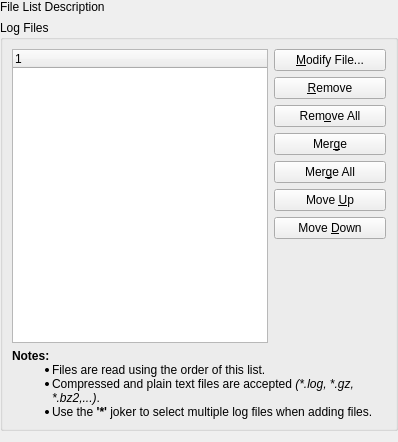
<ui version="4.0" >
 <class>MultipleFileListBase</class>
 <widget class="QWidget" name="MultipleFileListBase" >
  <property name="geometry" >
   <rect>
    <x>0</x>
    <y>0</y>
    <width>398</width>
    <height>442</height>
   </rect>
  </property>
  <property name="baseSize" >
   <size>
    <width>200</width>
    <height>400</height>
   </size>
  </property>
  <layout class="QVBoxLayout" >
   <property name="leftMargin" >
    <number>0</number>
   </property>
   <property name="topMargin" >
    <number>0</number>
   </property>
   <property name="rightMargin" >
    <number>0</number>
   </property>
   <item>
    <widget class="QLabel" name="description" >
     <property name="text" >
      <string>File List Description</string>
     </property>
     <property name="alignment" >
      <set>Qt::AlignJustify|Qt::AlignVCenter</set>
     </property>
     <property name="wordWrap" >
      <bool>true</bool>
     </property>
    </widget>
   </item>
   <item>
    <widget class="QGroupBox" name="filesBox" >
     <property name="title" >
      <string>Log Files</string>
     </property>
     <layout class="QGridLayout" >
      <item row="0" column="0" colspan="2" >
       <widget class="QTreeWidget" name="fileList" >
        <property name="contextMenuPolicy" >
         <enum>Qt::ActionsContextMenu</enum>
        </property>
        <property name="rootIsDecorated" >
         <bool>false</bool>
        </property>
        <property name="itemsExpandable" >
         <bool>false</bool>
        </property>
        <column>
         <property name="text" >
          <string>1</string>
         </property>
        </column>
       </widget>
      </item>
      <item row="0" column="2" >
       <layout class="QVBoxLayout" >
        <item>
         <widget class="QPushButton" name="modify" >
          <property name="text" >
           <string>&amp;Modify File...</string>
          </property>
         </widget>
        </item>
        <item>
         <widget class="QPushButton" name="remove" >
          <property name="toolTip" >
           <string>&lt;html>&lt;head>&lt;meta name="qrichtext" content="1" />&lt;style type="text/css">
p, li { white-space: pre-wrap; }
&lt;/style>&lt;/head>&lt;body style=" font-family:'Sans Serif'; font-size:9pt; font-weight:400; font-style:normal;">
&lt;p style=" margin-top:0px; margin-bottom:0px; margin-left:0px; margin-right:0px; -qt-block-indent:0; text-indent:0px;">Delete the current file(s)&lt;/p>&lt;/body>&lt;/html></string>
          </property>
          <property name="whatsThis" >
           <string>&lt;html>&lt;head>&lt;meta name="qrichtext" content="1" />&lt;style type="text/css">
p, li { white-space: pre-wrap; }
&lt;/style>&lt;/head>&lt;body style=" font-family:'Sans Serif'; font-size:9pt; font-weight:400; font-style:normal;">
&lt;p style=" margin-top:0px; margin-bottom:0px; margin-left:0px; margin-right:0px; -qt-block-indent:0; text-indent:0px;">Deletes the selected files of the list.&lt;/p>&lt;/body>&lt;/html></string>
          </property>
          <property name="text" >
           <string>&amp;Remove</string>
          </property>
         </widget>
        </item>
        <item>
         <widget class="QPushButton" name="removeAll" >
          <property name="toolTip" >
           <string>&lt;html>&lt;head>&lt;meta name="qrichtext" content="1" />&lt;style type="text/css">
p, li { white-space: pre-wrap; }
&lt;/style>&lt;/head>&lt;body style=" font-family:'Sans Serif'; font-size:9pt; font-weight:400; font-style:normal;">
&lt;p style=" margin-top:0px; margin-bottom:0px; margin-left:0px; margin-right:0px; -qt-block-indent:0; text-indent:0px;">Remove all files&lt;/p>&lt;/body>&lt;/html></string>
          </property>
          <property name="whatsThis" >
           <string>&lt;html>&lt;head>&lt;meta name="qrichtext" content="1" />&lt;style type="text/css">
p, li { white-space: pre-wrap; }
&lt;/style>&lt;/head>&lt;body style=" font-family:'Sans Serif'; font-size:9pt; font-weight:400; font-style:normal;">
&lt;p style=" margin-top:0px; margin-bottom:0px; margin-left:0px; margin-right:0px; -qt-block-indent:0; text-indent:0px;">Remove all files of the list, even if they are not selected.&lt;/p>&lt;/body>&lt;/html></string>
          </property>
          <property name="text" >
           <string>Rem&amp;ove All</string>
          </property>
         </widget>
        </item>
        <item>
         <widget class="QPushButton" name="merge" >
          <property name="toolTip" >
           <string>&lt;html>&lt;head>&lt;meta name="qrichtext" content="1" />&lt;style type="text/css">
p, li { white-space: pre-wrap; }
&lt;/style>&lt;/head>&lt;body style=" font-family:'Sans Serif'; font-size:9pt; font-weight:400; font-style:normal;">
&lt;p style=" margin-top:0px; margin-bottom:0px; margin-left:0px; margin-right:0px; -qt-block-indent:0; text-indent:0px;">Delete the current file(s)&lt;/p>&lt;/body>&lt;/html></string>
          </property>
          <property name="whatsThis" >
           <string>&lt;html>&lt;head>&lt;meta name="qrichtext" content="1" />&lt;style type="text/css">
p, li { white-space: pre-wrap; }
&lt;/style>&lt;/head>&lt;body style=" font-family:'Sans Serif'; font-size:9pt; font-weight:400; font-style:normal;">
&lt;p style=" margin-top:0px; margin-bottom:0px; margin-left:0px; margin-right:0px; -qt-block-indent:0; text-indent:0px;">Deletes the selected files of the list.&lt;/p>&lt;/body>&lt;/html></string>
          </property>
          <property name="text" >
           <string>Mer&amp;ge</string>
          </property>
         </widget>
        </item>
        <item>
         <widget class="QPushButton" name="mergeAll" >
          <property name="toolTip" >
           <string>&lt;html>&lt;head>&lt;meta name="qrichtext" content="1" />&lt;style type="text/css">
p, li { white-space: pre-wrap; }
&lt;/style>&lt;/head>&lt;body style=" font-family:'Sans Serif'; font-size:9pt; font-weight:400; font-style:normal;">
&lt;p style=" margin-top:0px; margin-bottom:0px; margin-left:0px; margin-right:0px; -qt-block-indent:0; text-indent:0px;">Remove all files&lt;/p>&lt;/body>&lt;/html></string>
          </property>
          <property name="whatsThis" >
           <string>&lt;html>&lt;head>&lt;meta name="qrichtext" content="1" />&lt;style type="text/css">
p, li { white-space: pre-wrap; }
&lt;/style>&lt;/head>&lt;body style=" font-family:'Sans Serif'; font-size:9pt; font-weight:400; font-style:normal;">
&lt;p style=" margin-top:0px; margin-bottom:0px; margin-left:0px; margin-right:0px; -qt-block-indent:0; text-indent:0px;">Remove all the files on the list, even if they are not selected.&lt;/p>&lt;/body>&lt;/html></string>
          </property>
          <property name="text" >
           <string>Mer&amp;ge All</string>
          </property>
         </widget>
        </item>
        <item>
         <widget class="QPushButton" name="up" >
          <property name="enabled" >
           <bool>true</bool>
          </property>
          <property name="toolTip" >
           <string>&lt;html>&lt;head>&lt;meta name="qrichtext" content="1" />&lt;style type="text/css">
p, li { white-space: pre-wrap; }
&lt;/style>&lt;/head>&lt;body style=" font-family:'Sans Serif'; font-size:9pt; font-weight:400; font-style:normal;">
&lt;p style=" margin-top:0px; margin-bottom:0px; margin-left:0px; margin-right:0px; -qt-block-indent:0; text-indent:0px;">Move up the current file(s)&lt;/p>&lt;/body>&lt;/html></string>
          </property>
          <property name="whatsThis" >
           <string>&lt;html>&lt;head>&lt;meta name="qrichtext" content="1" />&lt;style type="text/css">
p, li { white-space: pre-wrap; }
&lt;/style>&lt;/head>&lt;body style=" font-family:'Sans Serif'; font-size:9pt; font-weight:400; font-style:normal;">
&lt;p style=" margin-top:0px; margin-bottom:0px; margin-left:0px; margin-right:0px; -qt-block-indent:0; text-indent:0px;">Moves up the selected files in the list. This option allows the files to be read &lt;span style=" font-weight:600;">in first&lt;/span> by KSystemLog.&lt;/p>&lt;/body>&lt;/html></string>
          </property>
          <property name="text" >
           <string>Move &amp;Up</string>
          </property>
         </widget>
        </item>
        <item>
         <widget class="QPushButton" name="down" >
          <property name="toolTip" >
           <string>&lt;html>&lt;head>&lt;meta name="qrichtext" content="1" />&lt;style type="text/css">
p, li { white-space: pre-wrap; }
&lt;/style>&lt;/head>&lt;body style=" font-family:'Sans Serif'; font-size:9pt; font-weight:400; font-style:normal;">
&lt;p style=" margin-top:0px; margin-bottom:0px; margin-left:0px; margin-right:0px; -qt-block-indent:0; text-indent:0px;">Move down the current file(s)&lt;/p>&lt;/body>&lt;/html></string>
          </property>
          <property name="whatsThis" >
           <string>&lt;html>&lt;head>&lt;meta name="qrichtext" content="1" />&lt;style type="text/css">
p, li { white-space: pre-wrap; }
&lt;/style>&lt;/head>&lt;body style=" font-family:'Sans Serif'; font-size:9pt; font-weight:400; font-style:normal;">
&lt;p style=" margin-top:0px; margin-bottom:0px; margin-left:0px; margin-right:0px; -qt-block-indent:0; text-indent:0px;">Moves down the selected files in the list. This option allows the files to be read &lt;span style=" font-weight:600;">at last&lt;/span> by KSystemLog.&lt;/p>&lt;/body>&lt;/html></string>
          </property>
          <property name="text" >
           <string>Move &amp;Down</string>
          </property>
         </widget>
        </item>
        <item>
         <spacer>
          <property name="orientation" >
           <enum>Qt::Vertical</enum>
          </property>
          <property name="sizeType" >
           <enum>QSizePolicy::MinimumExpanding</enum>
          </property>
          <property name="sizeHint" >
           <size>
            <width>20</width>
            <height>40</height>
           </size>
          </property>
         </spacer>
        </item>
       </layout>
      </item>
      <item row="1" column="0" colspan="3" >
       <widget class="QLabel" name="notes" >
        <property name="text" >
         <string>&lt;p style='margin-top:0px;margin-bottom:0px;'>&lt;b>Notes:&lt;/b>&lt;/p>&lt;ul style='margin-top:0px'>&lt;li>Files are read using the order of this list.&lt;/li>&lt;li>Compressed and plain text files are accepted &lt;i>(*.log, *.gz, *.bz2,...)&lt;/i>.&lt;/li>&lt;li>Use the &lt;b>'*'&lt;/b> joker to select multiple log files when adding files.&lt;/li>&lt;/ul></string>
        </property>
        <property name="wordWrap" >
         <bool>true</bool>
        </property>
       </widget>
      </item>
     </layout>
    </widget>
   </item>
  </layout>
 </widget>
 <resources/>
 <connections/>
</ui>
